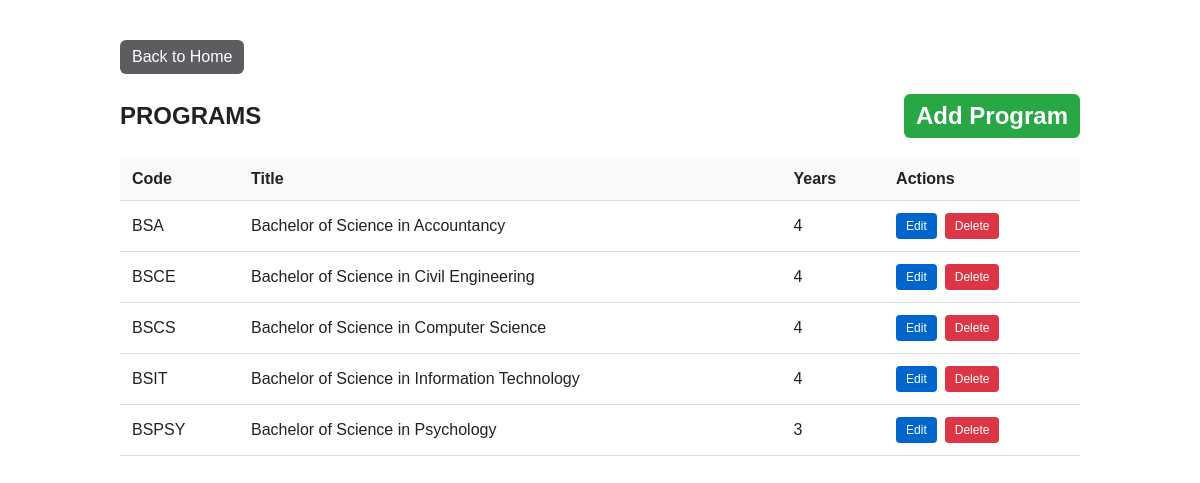
The app's page /program_list.php (signed in) with its own data.
### tables this page shows
CREATE TABLE `program` (
  `program_id` int(11) NOT NULL,
  `code` varchar(20) NOT NULL,
  `title` varchar(100) NOT NULL,
  `years` tinyint(4) NOT NULL
);

### config/config.php (called while the page is built, shortened)
<?php
spl_autoload_register(function (string $class) {
    $classPath = str_replace('App\\', '', $class);
    $classPath = str_replace('\\', DIRECTORY_SEPARATOR, $classPath);
    $file = BASE_PATH . DIRECTORY_SEPARATOR . 'app' . DIRECTORY_SEPARATOR . $classPath . '.php';
});

### app/Models/Program.php (called while the page is built, shortened)
<?php
class Program
{
    private mysqli $conn;
    public function __construct(mysqli $connection)
    {
        $this->conn = $connection;
    }
    public function read(array $options = []): array
    {
        $response = [
            'success' => false,
            'error' => '',
            'program' => null,
            'programs' => []
        ];
        $programId = isset($options['id']) ? (int)$options['id'] : null;
        $search = trim((string)($options['search'] ?? ''));
        $sort = (string)($options['sort'] ?? 'title');
        $sql = 'SELECT program_id, code, title, years FROM program';
        $validSort = ['title' => 'title', 'code' => 'code', 'years' => 'years'];
        $orderColumn = $validSort[$sort] ?? 'title';
        $sql .= " ORDER BY {$orderColumn}";
        $result = $this->conn->query($sql);
        while ($row = $result->fetch_assoc()) {
            $response['programs'][] = $row;
        }
        $response['success'] = true;
        return $response;
    }
}

### public/program_list.php (the view, shortened to what this page needs)
<?php
require_once __DIR__ . '/../config/config.php';
$db = Database::getInstance();
$conn = $db->getConnection();
$programModel = new Program($conn);
$result = $programModel->read();
$programs = $result['success'] ? $result['programs'] : [];
?>
<!DOCTYPE html>
<html lang="en">
<head>
</head>
<body>
    <div class="container">
        <div class="nav">
            <a class="btnhome" href="home.php">Back to Home</a>
        </div>
        <h2>
            PROGRAMS
            <a class="btn-add" href="program_new.php">Add Program</a>
        </h2>
        <?php if (empty($programs)): ?>
            <div class="no-data">No programs found.</div>
        <?php else: ?>
            <table>
                <thead>
                    <tr>
                        <th>Code</th>
                        <th>Title</th>
                        <th>Years</th>
                        <th>Actions</th>
                    </tr>
                </thead>
                <tbody>
                    <?php foreach ($programs as $program): ?>
                        <tr>
                            <td><?php echo htmlspecialchars($program['code'], ENT_QUOTES); ?></td>
                            <td><?php echo htmlspecialchars($program['title'], ENT_QUOTES); ?></td>
                            <td><?php echo htmlspecialchars((string)$program['years'], ENT_QUOTES); ?></td>
                            <td>
                                <div class="actions">
                                    <a class="btn-edit" href="program_edit.php?program_id=<?php echo htmlspecialchars((string)$program['program_id'], ENT_QUOTES); ?>">Edit</a>
                                    <a class="btn-delete" href="program_delete.php?program_id=<?php echo htmlspecialchars((string)$program['program_id'], ENT_QUOTES); ?>" onclick="return confirm('Are you sure?')">Delete</a>
                                </div>
                            </td>
                        </tr>
                    <?php endforeach; ?>
                </tbody>
            </table>
        <?php endif; ?>
    </div>
</body>
</html>

### public/program_list.php (style rules this page uses)
body { font-family: Arial, sans-serif; margin: 40px; color: #222; }
.container { max-width: 960px; margin: 0 auto; }
h2 { display: flex; justify-content: space-between; align-items: center; }
.nav { margin-bottom: 12px; }
a.btnhome { display: inline-block; padding: 8px 12px; border-radius: 6px; text-decoration: none; color: #fff; background: #5c5d61; }
a.btn-add { display: inline-block; padding: 8px 12px; border-radius: 6px; text-decoration: none; color: #fff; background: #28a745; }
table { width: 100%; border-collapse: collapse; margin-top: 20px; }
th, td { padding: 12px; text-align: left; border-bottom: 1px solid #ddd; }
th { background: #f8f9fa; font-weight: 600; }
.actions { display: flex; gap: 8px; }
a.btn-edit { padding: 6px 10px; background: #0066cc; color: #fff; text-decoration: none; border-radius: 4px; font-size: 12px; }
a.btn-delete { padding: 6px 10px; background: #dc3545; color: #fff; text-decoration: none; border-radius: 4px; font-size: 12px; }

### records on screen
program: code "BSA", title "Bachelor of Science in Accountancy", years "4"
program: code "BSCE", title "Bachelor of Science in Civil Engineering", years "4"
program: code "BSCS", title "Bachelor of Science in Computer Science", years "4"
program: code "BSIT", title "Bachelor of Science in Information Technology", years "4"
program: code "BSPSY", title "Bachelor of Science in Psychology", years "3"
